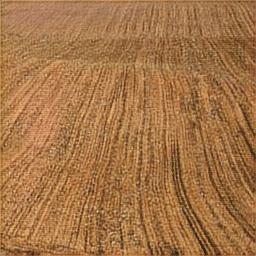
#> input picture ResearchData/AlluvailSoil/a (109).jpeg, 256 x 256 px
$ python -i CLS_extraction.py   (imports and definitions only)   (older library calls are emulated)
#> lines starting #> are read from the running program, lines starting #| are printed output that depends on the picture
import cv2
import numpy as np
from skimage.feature import graycomatrix, graycoprops


class LabColorExtractor:
    def __init__(self, lbp_radius=3, lbp_points=24):
        self.lbp_radius = lbp_radius
        self.lbp_points = lbp_points

    # ------------------------------------------------------------------
    # Preprocessing helpers
    # ------------------------------------------------------------------

    def _white_balance(self, img):
        """Apply white balance using the Gray World assumption."""
        result = cv2.cvtColor(img, cv2.COLOR_BGR2LAB).astype(np.float32)
        avg_a = np.mean(result[:, :, 1])
        avg_b = np.mean(result[:, :, 2])
        result[:, :, 1] -= (avg_a - 128) * (result[:, :, 0] / 255.0) * 1.1
        result[:, :, 2] -= (avg_b - 128) * (result[:, :, 0] / 255.0) * 1.1
        result = np.clip(result, 0, 255).astype(np.uint8)
        return cv2.cvtColor(result, cv2.COLOR_LAB2BGR)

    def _denoise(self, img):
        """Apply a light Gaussian blur to suppress camera noise."""
        return cv2.GaussianBlur(img, (3, 3), 0)

    def _dimensional_standardization(self, img):
        """Resize to 256×256 and normalise pixel intensity to [0, 255]."""
        standardized = cv2.resize(img, (256, 256))
        standardized = cv2.normalize(standardized, None, 0, 255, cv2.NORM_MINMAX)
        return standardized

    # ------------------------------------------------------------------
    # Public preprocessing entry-point
    # ------------------------------------------------------------------

    def preprocess_image(self, img):
        """
        Preprocess an image for display / quality inspection.

        Steps:
            1. White balance correction (Gray World)
            2. Light denoising (Gaussian blur)
            3. Dimensional standardisation (resize + intensity normalisation)

        Returns:
            Preprocessed BGR image, or None if *img* is None.
        """
        if img is None:
            return None
        wb_img      = self._white_balance(img)
        denoised    = self._denoise(wb_img)
        standardized = self._dimensional_standardization(denoised)
        return standardized

    # ------------------------------------------------------------------
    # Feature extraction helpers
    # ------------------------------------------------------------------

    def _extract_glcm_features(self, gray):
        """
        Extract GLCM texture features from a greyscale image.

        Iterates over 3 distances × 4 angles = 12 (distance, angle) pairs.
        For each pair, 6 GLCM properties are computed, yielding a flat
        1-D vector of length 72.

        FIX: graycoprops() returns an ndarray of shape (n_dist, n_angle).
        Each value is extracted as a Python scalar via [0, 0] so the
        feature list stays flat and np.array() produces a 1-D vector.
        """
        # Quantise to 8 levels (values 0-7) for GLCM efficiency
        gray_reduced = (gray // 32).astype(np.uint8)
        gray_reduced = np.clip(gray_reduced, 0, 7)   # guard against edge-case 256/32=8

        distances = [1, 2, 3]
        angles    = [0, np.pi / 4, np.pi / 2, 3 * np.pi / 4]

        glcm_features = []

        for distance in distances:
            for angle in angles:
                glcm = graycomatrix(
                    gray_reduced,
                    distances=[distance],
                    angles=[angle],
                    levels=8,
                    symmetric=True,
                    normed=True,
                )
                # graycoprops returns shape (n_distances, n_angles) = (1, 1) here.
                # Extract the scalar with [0, 0] so the list stays 1-D.
                glcm_features.extend([
                    graycoprops(glcm, 'contrast')[0, 0],
                    graycoprops(glcm, 'dissimilarity')[0, 0],
                    graycoprops(glcm, 'homogeneity')[0, 0],
                    graycoprops(glcm, 'energy')[0, 0],
                    graycoprops(glcm, 'correlation')[0, 0],
                    graycoprops(glcm, 'ASM')[0, 0],
                ])

        return np.array(glcm_features, dtype=np.float64)   # shape: (72,)

    # ------------------------------------------------------------------
    # Public feature-extraction entry-point
    # ------------------------------------------------------------------

    def extract_features(self, img_input):
        """
        Full preprocessing + feature extraction pipeline.

        Steps:
            1. White balance correction
            2. Denoising
            3. Dimensional standardisation
            4. GLCM texture feature extraction  → 72-D vector
            5. LAB colour statistics            →  7-D vector

        Returns:
            Flat 1-D float64 ndarray of length 79, or None if *img_input*
            is None.
        """
        if img_input is None:
            return None

        # 1-3. Preprocess
        wb_img       = self._white_balance(img_input)
        denoised     = self._denoise(wb_img)
        standardized = self._dimensional_standardization(denoised)

        # Convert to greyscale for GLCM
        gray = cv2.cvtColor(standardized, cv2.COLOR_BGR2GRAY)

        # 4. GLCM features  → shape (72,)
        glcm_features = self._extract_glcm_features(gray)

        # 5. LAB colour statistics
        lab = cv2.cvtColor(standardized, cv2.COLOR_BGR2LAB)
        mean_l, mean_a, mean_b = cv2.mean(lab)[:3]
        std_l  = np.std(lab[:, :, 0])
        std_a  = np.std(lab[:, :, 1])
        std_b  = np.std(lab[:, :, 2])

        # Laplacian variance as a sharpness proxy
        laplacian_var = cv2.Laplacian(gray, cv2.CV_64F).var()

        lab_features = np.array(
            [mean_l, mean_a, mean_b, std_l, std_a, std_b, laplacian_var],
            dtype=np.float64,
        )   # shape: (7,)

        # Concatenate → shape (79,)
        return np.hstack([glcm_features, lab_features])

>>> import cv2
>>> picture = cv2.imread('../ResearchData/AlluvailSoil/a (109).jpeg')
#> picture is the input picture: shape (256, 256, 3); mean B, G, R 71.1, 116.5, 165.1
>>> result = LabColorExtractor().extract_features(picture)
#> in _white_balance, `result = cv2.cvtColor(img, cv2.COLOR_BGR2LAB).astype(np.float32)`:
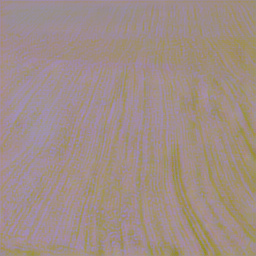
#> result: shape (256, 256, 3) float32; mean B, G, R 135.1, 142.1, 160.4
#> in _white_balance, `avg_a = np.mean(result[:, :, 1])`: avg_a = 142.1
#> in _white_balance, `avg_b = np.mean(result[:, :, 2])`: avg_b = 160.4
#> in _white_balance, `result[:, :, 2] -= (avg_b - 128) * (result[:, :, 0] / 255.0) * 1.1`:
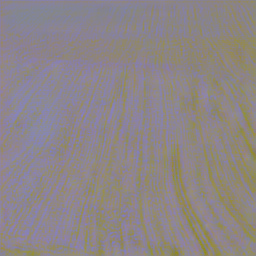
#> result: shape (256, 256, 3) float32; mean B, G, R 135.1, 133.9, 141.5
#> in _white_balance, `return cv2.cvtColor(result, cv2.COLOR_LAB2BGR)`:
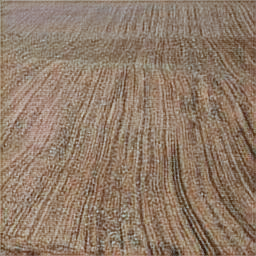
#> returned value: shape (256, 256, 3); mean B, G, R 105, 123, 143.9
#> in _denoise, `return cv2.GaussianBlur(img, (3, 3), 0)`:
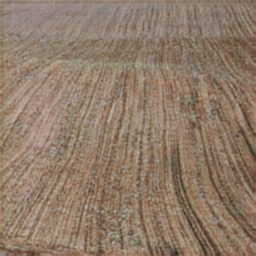
#> returned value: shape (256, 256, 3); mean of channels 0, 1, 2 104.9, 123, 143.9; drawn as B, G, R
#> in _dimensional_standardization, `standardized = cv2.normalize(standardized, None, 0, 255, cv2.NORM_MINM..`:
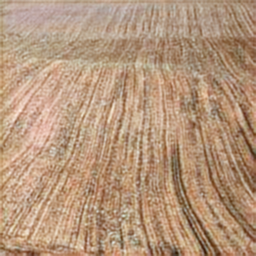
#> standardized: shape (256, 256, 3); mean B, G, R 123.7, 150.3, 181.1
#> in extract_features, `gray = cv2.cvtColor(standardized, cv2.COLOR_BGR2GRAY)`:
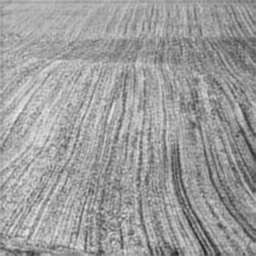
#> gray: shape (256, 256); min 31, max 240, mean 156.5
#> in _extract_glcm_features, `gray_reduced = (gray // 32).astype(np.uint8)`:
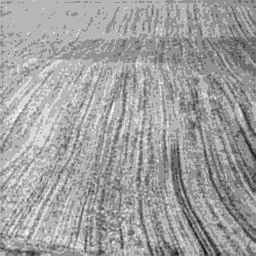
#> gray_reduced: shape (256, 256); min 0, max 7, mean 4.41; drawn with min black and max white
#> after the loop in _extract_glcm_features, `for distance in distances:`: glcm_features = 72 values, max 0.965 at index 48, min 0.128 at index 53, mean 0.498
#> in extract_features, `lab = cv2.cvtColor(standardized, cv2.COLOR_BGR2LAB)`: lab: shape (256, 256, 3); mean of channels 0, 1, 2 163.9, 135.7, 146.6
#> in extract_features, `mean_l, mean_a, mean_b = cv2.mean(lab)[:3]`: mean_l = 163.9; mean_a = 135.7; mean_b = 146.6
#> in extract_features, `std_l  = np.std(lab[:, :, 0])`: std_l = 24.84
#> in extract_features, `std_a  = np.std(lab[:, :, 1])`: std_a = 3.4
#> in extract_features, `std_b  = np.std(lab[:, :, 2])`: std_b = 5.04
#> in extract_features, `laplacian_var = cv2.Laplacian(gray, cv2.CV_64F).var()`: laplacian_var = 552.8
#> in extract_features, `lab_features = np.array( [mean_l, mean_a, mean_b, std_l, std_a, std_b,..`: lab_features = [163.9, 135.7, 146.6, 24.84, 3.4, 5.04, 552.8]
#> result = 79 values, max 552.8 at index 78, min 0.128 at index 53, mean 13.52

$ run again, on ResearchData/AlluvailSoil/a (111).jpeg
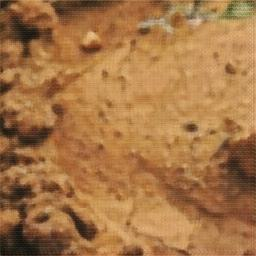
#> input picture ResearchData/AlluvailSoil/a (111).jpeg, 256 x 256 px
#> picture is the input picture: shape (256, 256, 3); mean B, G, R 70.3, 117.5, 166.2
#> in _white_balance, `result = cv2.cvtColor(img, cv2.COLOR_BGR2LAB).astype(np.float32)`:
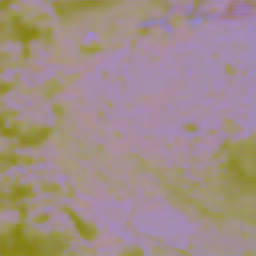
#> result: shape (256, 256, 3) float32; mean B, G, R 135.5, 141.9, 161.2
#> avg_a = 141.9
#> avg_b = 161.2
#> in _extract_glcm_features, `gray_reduced = (gray // 32).astype(np.uint8)`:
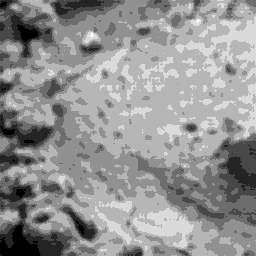
#> gray_reduced: shape (256, 256); min 0, max 7, mean 4.03; drawn with min black and max white
#> after the loop in _extract_glcm_features, `for distance in distances:`: glcm_features = 72 values, max 0.966 at index 4, min 0.113 at index 65, mean 0.48
#> lab: shape (256, 256, 3); mean of channels 0, 1, 2 151.6, 135, 145.2
#> mean_l = 151.6; mean_a = 135; mean_b = 145.2
#> std_l = 44.67
#> std_a = 6.17
#> std_b = 5.49
#> laplacian_var = 53.33
#> lab_features = [151.6, 135, 145.2, 44.67, 6.17, 5.49, 53.33]
#> `result = LabColorExtractor().extract_features(picture)`: result = 79 values, max 151.6 at index 72, min 0.113 at index 65, mean 7.29

$ run again, on ResearchData/AlluvailSoil/a (131).jpeg
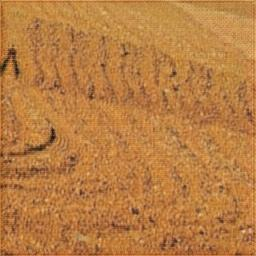
#> input picture ResearchData/AlluvailSoil/a (131).jpeg, 256 x 256 px
#> picture is the input picture: shape (256, 256, 3); mean B, G, R 67, 125.7, 185.4
#> in _white_balance, `result = cv2.cvtColor(img, cv2.COLOR_BGR2LAB).astype(np.float32)`:
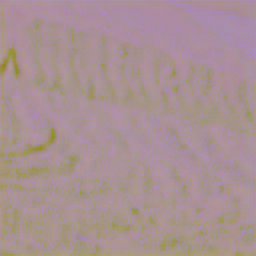
#> result: shape (256, 256, 3) float32; mean B, G, R 147.1, 145.3, 168.7
#> avg_a = 145.3
#> avg_b = 168.7
#> in _extract_glcm_features, `gray_reduced = (gray // 32).astype(np.uint8)`:
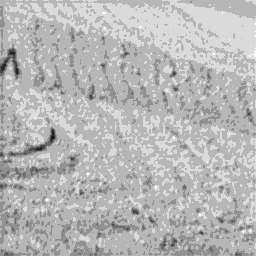
#> gray_reduced: shape (256, 256); min 0, max 7, mean 5.05; drawn with min black and max white
#> after the loop in _extract_glcm_features, `for distance in distances:`: glcm_features = 72 values, max 0.902 at index 14, min 0.196 at index 13, mean 0.489
#> lab: shape (256, 256, 3); mean of channels 0, 1, 2 183.8, 136.2, 147.9
#> mean_l = 183.8; mean_a = 136.2; mean_b = 147.9
#> std_l = 20.22
#> std_a = 4.94
#> std_b = 4.41
#> laplacian_var = 185.3
#> lab_features = [183.8, 136.2, 147.9, 20.22, 4.94, 4.41, 185.3]
#> `result = LabColorExtractor().extract_features(picture)`: result = 79 values, max 185.3 at index 78, min 0.196 at index 13, mean 9.09

$ run again, on ResearchData/AlluvailSoil/a (192).jpeg
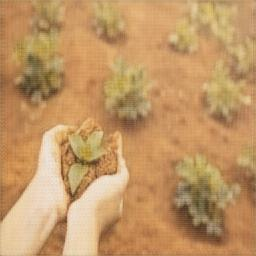
#> input picture ResearchData/AlluvailSoil/a (192).jpeg, 256 x 256 px
#> picture is the input picture: shape (256, 256, 3); mean B, G, R 101.4, 150.4, 193.5
#> avg_a = 138.2
#> avg_b = 160.1
#> in _extract_glcm_features, `gray_reduced = (gray // 32).astype(np.uint8)`:
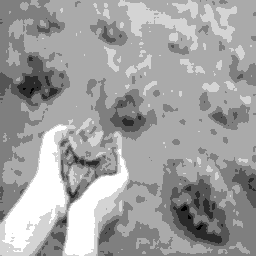
#> gray_reduced: shape (256, 256); min 0, max 6, mean 3.79; drawn with min black and max white
#> after the loop in _extract_glcm_features, `for distance in distances:`: glcm_features = 72 values, max 0.959 at index 16, min 0.0923 at index 13, mean 0.486
#> lab: shape (256, 256, 3); mean of channels 0, 1, 2 145, 131.3, 139.1
#> mean_l = 145; mean_a = 131.3; mean_b = 139.1
#> std_l = 33.05
#> std_a = 7.64
#> std_b = 9.55
#> laplacian_var = 35.39
#> lab_features = [145, 131.3, 139.1, 33.05, 7.64, 9.55, 35.39]
#> `result = LabColorExtractor().extract_features(picture)`: result = 79 values, max 145 at index 72, min 0.0923 at index 13, mean 6.79
